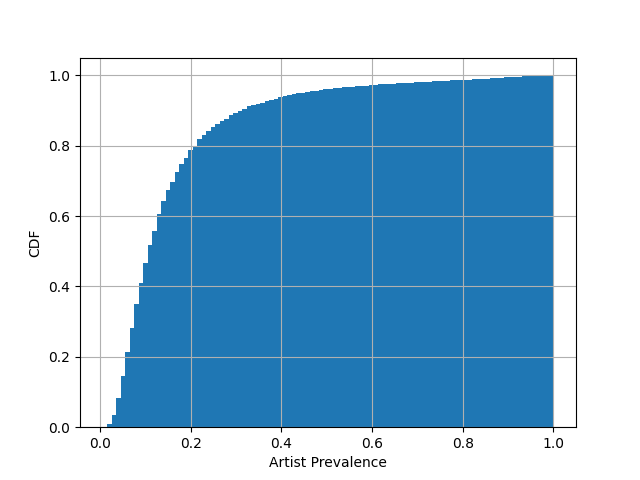

Write Python code to recreate this figure.
from pyspark.sql import SparkSession
from pyspark.sql.functions import col, row_number
from pyspark.sql.window import Window
import matplotlib.pyplot as plt

def run(sc, tracks_df, playlists_df):
    artist_counts = tracks_df.groupBy('pid', 'artist_name').count()

    window = Window.partitionBy('pid').orderBy(col('count').desc())
    most_frequent_artists = artist_counts.withColumn('rank', row_number().over(window)).filter(col('rank') == 1).drop('rank')

    total_tracks = tracks_df.groupBy('pid').count().withColumnRenamed('count', 'total')
    most_frequent_artists = most_frequent_artists.join(total_tracks, 'pid')
    most_frequent_artists = most_frequent_artists.withColumn('prevalence', col('count') / col('total'))

    pdf = most_frequent_artists.toPandas()

    pdf['prevalence'].hist(cumulative=True, density=1, bins=100)
    plt.xlabel('Artist Prevalence')
    plt.ylabel('CDF')
    plt.grid(True)
    plt.savefig("./part3.png")
